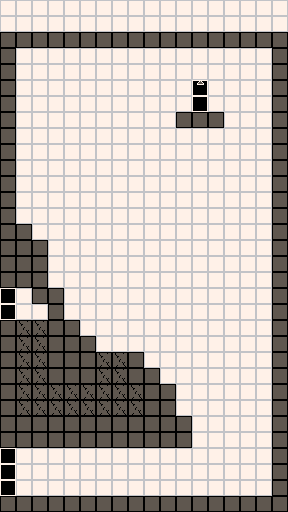

This game map was drawn from its Tiled (.tmx) file and the tilesets committed beside it. A one-line description and the trimmed map source follow:
An orthogonal 36x64 tile map with 8x8 px tiles, 1 tile layer (Tile Layer 1) and 11 objects (3x spawn_point, 3x map_link, 3x spawn_chopper, cam_area, spawn_checkpoint).

<map version="1.2" tiledversion="1.3.1" orientation="orthogonal" renderorder="right-down" compressionlevel="0" width="36" height="64" tilewidth="8" tileheight="8" infinite="0" nextlayerid="5" nextobjectid="18">
 <properties>
  <property name="level_id" type="int" value="-1" />
 </properties>
 <tileset firstgid="1" source="platformer_sheet_1.tsx" />
 <layer id="4" name="Tile Layer 1" width="36" height="64">
  <data>[2304 cells, 2304 non-empty, 20 distinct tile ids]</data>
 </layer>
 <objectgroup id="2" name="Object Layer 1">
  <object id="1" name="bottom_left" type="spawn_point" x="0" y="472" width="32" height="24">
   <properties>
    <property name="type" value="side" />
   </properties>
  </object>
  <object id="2" name="camera" type="cam_area" x="0" y="32" width="288" height="480" />
  <object id="5" name="checkpoint" type="spawn_checkpoint" x="96" y="304" width="32" height="32" />
  <object id="7" name="link" type="map_link" x="-16" y="448" width="16" height="48">
   <properties>
    <property name="dest_map_path" value="Content/raw/map_ss_tower_00.tmx" />
    <property name="dest_spawn_name" value="bottom_right" />
   </properties>
  </object>
  <object id="11" name="link" type="map_link" x="-16" y="288" width="16" height="32">
   <properties>
    <property name="dest_map_path" value="Content/raw/map_ss_tower_00.tmx" />
    <property name="dest_spawn_name" value="cage" />
   </properties>
  </object>
  <object id="12" name="top_left" type="spawn_point" x="-8" y="296" width="32" height="24">
   <properties>
    <property name="type" value="side" />
   </properties>
  </object>
  <object id="13" name="chopper" type="spawn_chopper" x="64" y="192" width="16" height="16">
   <properties>
    <property name="dist" type="int" value="96" />
    <property name="duration" type="int" value="6" />
   </properties>
  </object>
  <object id="14" name="chopper" type="spawn_chopper" x="96" y="160" width="16" height="16">
   <properties>
    <property name="dist" type="int" value="96" />
    <property name="duration" type="int" value="6" />
   </properties>
  </object>
  <object id="15" name="chopper" type="spawn_chopper" x="128" y="128" width="16" height="16">
   <properties>
    <property name="dist" type="int" value="96" />
    <property name="duration" type="int" value="6" />
   </properties>
  </object>
  <object id="16" name="top_right" type="spawn_point" x="184" y="88" width="32" height="24">
   <properties>
    <property name="type" value="side" />
   </properties>
  </object>
  <object id="17" name="link" type="map_link" x="192" y="80" width="16" height="32">
   <properties>
    <property name="dest_map_path" value="Content/raw/map_ss_tower_04.tmx" />
    <property name="dest_spawn_name" value="bottom_left" />
    <property name="require_up_press" type="bool" value="true" />
   </properties>
  </object>
 </objectgroup>
</map>
